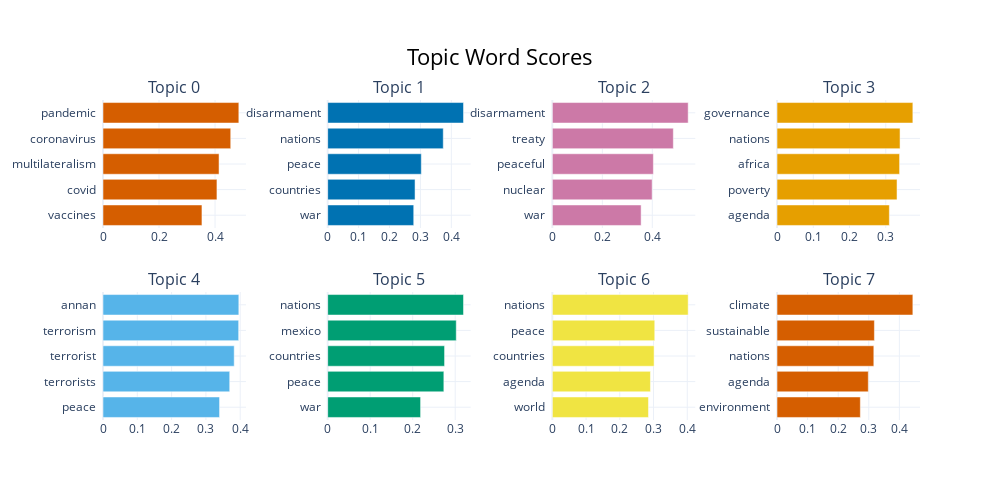

Here is the notebook cell this chart was saved with:
### Code cell
# get the words characterizing the most popular topics
model.visualize_barchart()

### Figure 1 — Plotly figure (JSON) as saved in the notebook; plotly's stock layout.template omitted (floating-point values rounded to 4 significant figures)
{"data": [{"marker": {"color": "#D55E00"}, "orientation": "h", "type": "bar", "x": [0.3533, 0.4068, 0.4143, 0.456, 0.4849], "xaxis": "x", "y": ["vaccines  ", "covid  ", "multilateralism  ", "coronavirus  ", "pandemic  "], "yaxis": "y"}, {"marker": {"color": "#0072B2"}, "orientation": "h", "type": "bar", "x": [0.2783, 0.2826, 0.3029, 0.3739, 0.4394], "xaxis": "x2", "y": ["war  ", "countries  ", "peace  ", "nations  ", "disarmament  "], "yaxis": "y2"}, {"marker": {"color": "#CC79A7"}, "orientation": "h", "type": "bar", "x": [0.3553, 0.3994, 0.4044, 0.4843, 0.5437], "xaxis": "x3", "y": ["war  ", "nuclear  ", "peaceful  ", "treaty  ", "disarmament  "], "yaxis": "y3"}, {"marker": {"color": "#E69F00"}, "orientation": "h", "type": "bar", "x": [0.3099, 0.3311, 0.3381, 0.3394, 0.3747], "xaxis": "x4", "y": ["agenda  ", "poverty  ", "africa  ", "nations  ", "governance  "], "yaxis": "y4"}, {"marker": {"color": "#56B4E9"}, "orientation": "h", "type": "bar", "x": [0.3398, 0.3694, 0.3825, 0.3955, 0.396], "xaxis": "x5", "y": ["peace  ", "terrorists  ", "terrorist  ", "terrorism  ", "annan  "], "yaxis": "y5"}, {"marker": {"color": "#009E73"}, "orientation": "h", "type": "bar", "x": [0.2186, 0.2733, 0.2749, 0.3025, 0.3195], "xaxis": "x6", "y": ["war  ", "peace  ", "countries  ", "mexico  ", "nations  "], "yaxis": "y6"}, {"marker": {"color": "#F0E442"}, "orientation": "h", "type": "bar", "x": [0.285, 0.2909, 0.3017, 0.3037, 0.4028], "xaxis": "x7", "y": ["world  ", "agenda  ", "countries  ", "peace  ", "nations  "], "yaxis": "y7"}, {"marker": {"color": "#D55E00"}, "orientation": "h", "type": "bar", "x": [0.2724, 0.2984, 0.3165, 0.3184, 0.4441], "xaxis": "x8", "y": ["environment  ", "agenda  ", "nations  ", "sustainable  ", "climate  "], "yaxis": "y8"}], "layout": {"annotations": [{"font": {"size": 16}, "showarrow": false, "text": "Topic 0", "x": 0.0875, "xanchor": "center", "xref": "paper", "y": 1, "yanchor": "bottom", "yref": "paper"}, {"font": {"size": 16}, "showarrow": false, "text": "Topic 1", "x": 0.3625, "xanchor": "center", "xref": "paper", "y": 1, "yanchor": "bottom", "yref": "paper"}, {"font": {"size": 16}, "showarrow": false, "text": "Topic 2", "x": 0.6375, "xanchor": "center", "xref": "paper", "y": 1, "yanchor": "bottom", "yref": "paper"}, {"font": {"size": 16}, "showarrow": false, "text": "Topic 3", "x": 0.9125, "xanchor": "center", "xref": "paper", "y": 1, "yanchor": "bottom", "yref": "paper"}, {"font": {"size": 16}, "showarrow": false, "text": "Topic 4", "x": 0.0875, "xanchor": "center", "xref": "paper", "y": 0.4, "yanchor": "bottom", "yref": "paper"}, {"font": {"size": 16}, "showarrow": false, "text": "Topic 5", "x": 0.3625, "xanchor": "center", "xref": "paper", "y": 0.4, "yanchor": "bottom", "yref": "paper"}, {"font": {"size": 16}, "showarrow": false, "text": "Topic 6", "x": 0.6375, "xanchor": "center", "xref": "paper", "y": 0.4, "yanchor": "bottom", "yref": "paper"}, {"font": {"size": 16}, "showarrow": false, "text": "Topic 7", "x": 0.9125, "xanchor": "center", "xref": "paper", "y": 0.4, "yanchor": "bottom", "yref": "paper"}], "height": 500, "hoverlabel": {"bgcolor": "white", "font": {"family": "Rockwell", "size": 16}}, "showlegend": false, "title": {"font": {"color": "Black", "size": 22}, "text": "Topic Word Scores", "x": 0.5, "xanchor": "center", "yanchor": "top"}, "width": 1000, "xaxis": {"anchor": "y", "domain": [0, 0.175], "showgrid": true}, "xaxis2": {"anchor": "y2", "domain": [0.275, 0.45], "showgrid": true}, "xaxis3": {"anchor": "y3", "domain": [0.55, 0.725], "showgrid": true}, "xaxis4": {"anchor": "y4", "domain": [0.825, 1], "showgrid": true}, "xaxis5": {"anchor": "y5", "domain": [0, 0.175], "showgrid": true}, "xaxis6": {"anchor": "y6", "domain": [0.275, 0.45], "showgrid": true}, "xaxis7": {"anchor": "y7", "domain": [0.55, 0.725], "showgrid": true}, "xaxis8": {"anchor": "y8", "domain": [0.825, 1], "showgrid": true}, "yaxis": {"anchor": "x", "domain": [0.6, 1], "showgrid": true}, "yaxis2": {"anchor": "x2", "domain": [0.6, 1], "showgrid": true}, "yaxis3": {"anchor": "x3", "domain": [0.6, 1], "showgrid": true}, "yaxis4": {"anchor": "x4", "domain": [0.6, 1], "showgrid": true}, "yaxis5": {"anchor": "x5", "domain": [0, 0.4], "showgrid": true}, "yaxis6": {"anchor": "x6", "domain": [0, 0.4], "showgrid": true}, "yaxis7": {"anchor": "x7", "domain": [0, 0.4], "showgrid": true}, "yaxis8": {"anchor": "x8", "domain": [0, 0.4], "showgrid": true}}}
